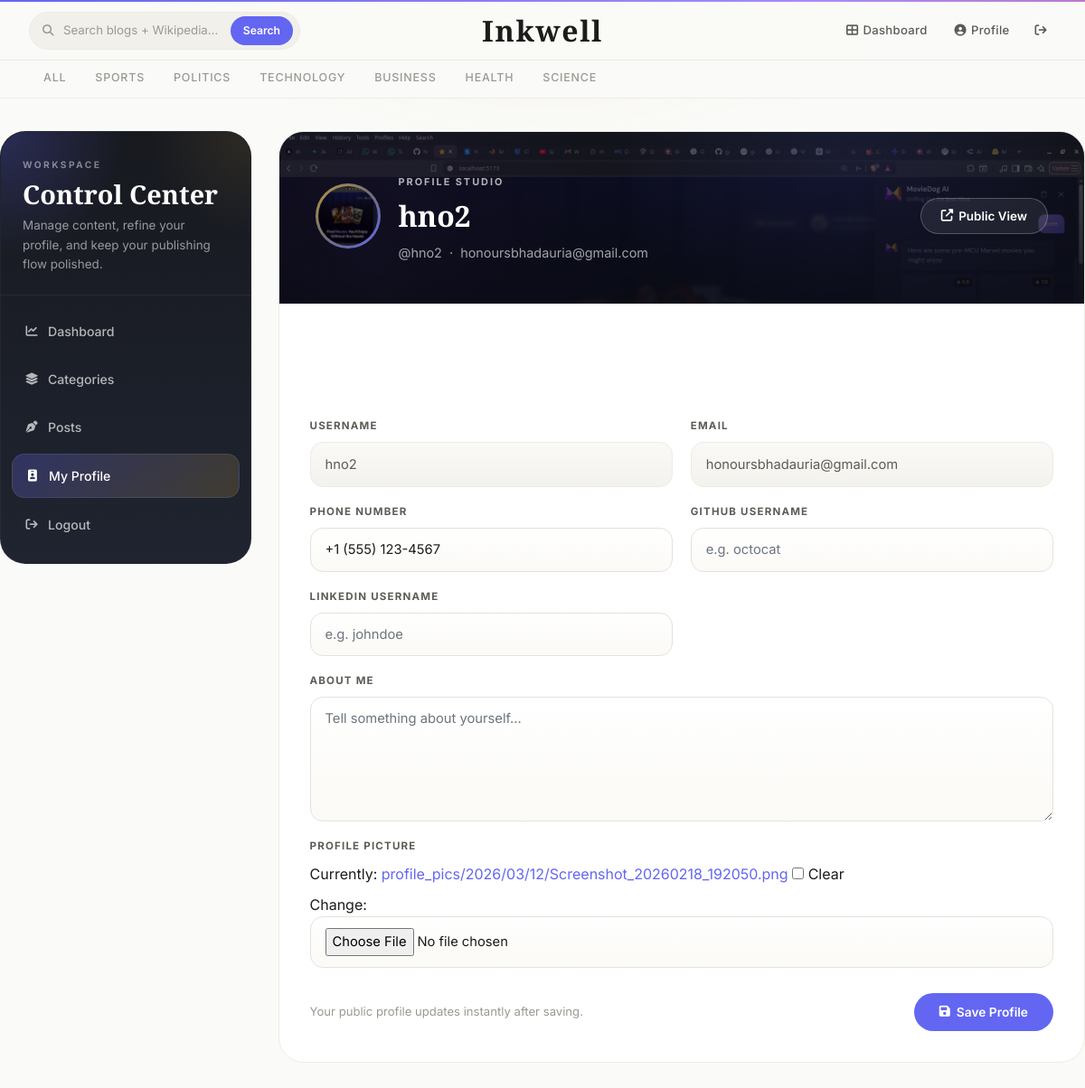
Screenshot of /profile/edit/ (signed in) with the database file from the repository.
### blogs/models.py (models this page shows, shortened)
class Category(models.Model):
    category_name = models.CharField(max_length=50, unique=True)
    created_at = models.DateTimeField(auto_now_add=True)
    updated_at = models.DateTimeField(auto_now=True)
    class Meta:
        verbose_name_plural = 'categories'

### profiles/models.py (models this page shows, shortened)
class UserProfile(models.Model):
    user = models.OneToOneField(User, on_delete=models.CASCADE, related_name='profile')
    phone = models.CharField(max_length=20, blank=True, default='')
    github_handle = models.CharField(max_length=100, blank=True, default='')
    linkedin_handle = models.CharField(max_length=100, blank=True, default='')
    bio = models.TextField(max_length=500, blank=True, default='')
    profile_picture = models.ImageField(upload_to='profile_pics/%Y/%m/%d', blank=True, null=True)
    created_at = models.DateTimeField(auto_now_add=True)
    updated_at = models.DateTimeField(auto_now=True)

### profiles/views.py (the view)
# urls.py: path('edit/', views.edit_profile, name='edit_profile'),
@login_required(login_url='login')
def edit_profile(request):
    profile, created = UserProfile.objects.get_or_create(user=request.user)
    if request.method == 'POST':
        form = UserProfileForm(request.POST, request.FILES, instance=profile)
        if form.is_valid():
            form.save()
            messages.success(request, 'Profile updated successfully!')
            return redirect('edit_profile')
    else:
        form = UserProfileForm(instance=profile)
    context = {
        'form': form,
        'profile': profile,
    }
    return render(request, 'dashboard/profile_edit.html', context)

### blogs/context_processors.py (called while the page is built)
def get_categories(request):
    categories = Category.objects.all()
    return dict(categories=categories)

def get_social_links(request):
    social_links = SocialLink.objects.all()
    return dict(social_links=social_links)

### templates/dashboard/profile_edit.html (shortened to what this page needs)
{% extends 'base.html' %}
{% block content %}
<div class="site-container dashboard-screen">
    <div class="row">
        {% include 'dashboard/sidebar.html' %}
        <div class="col-lg-9 dashboard-main">
            <section class="profile-editor-panel reveal">
                <div class="profile-editor-cover{% if profile.profile_picture %} has-cover-img{% endif %}"{% if profile.profile_picture %} style="--cover-img: url('{{ profile.profile_picture.url }}')"{% endif %}>
                    <div class="profile-editor-topbar">
                        <div class="profile-editor-identity">
                            <div class="profile-editor-avatar-wrap">
                                {% if profile.profile_picture %}
                                <img src="{{ profile.profile_picture.url }}" alt="Avatar" class="profile-editor-avatar">
                                {% else %}
                                <div class="profile-editor-avatar-fallback">{{ request.user.username|first|upper }}</div>
                                {% endif %}
                            </div>
                            <div>
                                <span class="profile-editor-badge">Profile Studio</span>
                                <h2>{{ request.user.get_full_name|default:request.user.username }}</h2>
                                <p>@{{ request.user.username }} &nbsp;&middot;&nbsp; {{ request.user.email }}</p>
                            </div>
                        </div>
                        <a href="{% url 'view_profile' request.user.username %}" class="btn-ghost" style="color:#fff;border-color:rgba(255,255,255,.22);background:rgba(255,255,255,.08);">
                            <i class="fa-solid fa-up-right-from-square"></i> Public View
                        </a>
                    </div>
                </div>
                <div class="profile-editor-form">
                    <form method="POST" enctype="multipart/form-data">
                        <div class="dashboard-form-grid">
                            <div class="dashboard-form-group">
                                <label class="dashboard-field-label">Username</label>
                                <div class="dashboard-static-field">{{ request.user.username }}</div>
                            </div>
                            <div class="dashboard-form-group">
                                <label class="dashboard-field-label">Email</label>
                                <div class="dashboard-static-field">{{ request.user.email }}</div>
                            </div>
                            {% for field in form %}
                            <div class="dashboard-form-group {% if field.name == 'bio' or field.name == 'profile_picture' %}full{% endif %}">
                                <label class="dashboard-field-label">{{ field.label }}</label>
                                {{ field }}
                            </div>
                            {% endfor %}
                        </div>
                        <div class="profile-editor-actions">
                            <p class="profile-editor-note">Your public profile updates instantly after saving.</p>
                            <button type="submit" class="btn-premium">
                                <i class="fa-solid fa-floppy-disk"></i> Save Profile
                            </button>
                        </div>
                    </form>
                </div>
            </section>
        </div>
    </div>
</div>
{% endblock %}

### templates/base.html (shortened to what this page needs)
{% load static %}
<!DOCTYPE html>
<html lang="en">
<head>
  <link href="https://getbootstrap.com/docs/4.0/dist/css/bootstrap.min.css" rel="stylesheet">
  <link href="{% static 'css/blog.css' %}" rel="stylesheet">
  <link rel="stylesheet" href="https://cdnjs.cloudflare.com/ajax/libs/font-awesome/6.4.0/css/all.min.css">
</head>
<body>
  <header class="blog-header" id="site-header">
    <div class="nav-inner">
      <div class="nav-left">
        <form action="{% url 'search' %}" method="GET" style="display:flex;">
          <div class="premium-search nav-search">
            <i class="fa-solid fa-magnifying-glass" style="color:var(--text-tertiary);font-size:0.78rem;"></i>&nbsp;
            <input type="text" name="keyword" value="{{ keyword }}" placeholder="Search blogs + Wikipedia…" autocomplete="off"/>
            <button type="submit">Search</button>
          </div>
        </form>
      </div>
      <a class="blog-header-logo" href="/">Inkwell</a>
      <div class="nav-right">
        {% if not user.is_authenticated %}
          <a class="nav-link-item" href="{% url 'register' %}">Register</a>
          <a class="nav-link-item btn-fill" href="{% url 'login' %}">Sign In</a>
        {% else %}
          <a class="nav-link-item" href="{% url 'dashboard' %}">
            <i class="fa-solid fa-table-cells-large"></i> Dashboard
          </a>
          <a class="nav-link-item" href="{% url 'edit_profile' %}">
            <i class="fa-solid fa-circle-user"></i> Profile
          </a>
          <a class="nav-link-item" href="{% url 'logout' %}" title="Sign out" style="padding:6px 10px;">
            <i class="fa-solid fa-arrow-right-from-bracket"></i>
          </a>
        {% endif %}
      </div>
    </div>
  </header>
  <div class="nav-scroller">
    <nav class="nav d-flex">
      <a class="nav-category" href="/">All</a>
      {% for cat in categories %}
      <a class="nav-category" href="{% url 'posts_by_category' cat.id %}">{{ cat.category_name }}</a>
      {% endfor %}
    </nav>
  </div>
  <div class="page-content" id="page-content">
    {% block content %}{% endblock %}
  </div>
</body>
</html>

### rows the page displays
Category: category_name "SPORTS"
Category: category_name "POLITICS"
Category: category_name "TECHNOLOGY"
Category: category_name "BUSINESS"
Category: category_name "HEALTH"
Category: category_name "SCIENCE"
UserProfile: profile_picture (picture), form "+1 (555) 123-4567"

### other values shown
{{ request.user.get_full_name|default:request.user.username }} "hno2"
{{ request.user.username }} "hno2"
{{ request.user.email }} "honoursbhadauria@gmail.com"
{{ field.label }} "PHONE NUMBER" "GITHUB USERNAME" "LINKEDIN USERNAME" "ABOUT ME" "PROFILE PICTURE"
